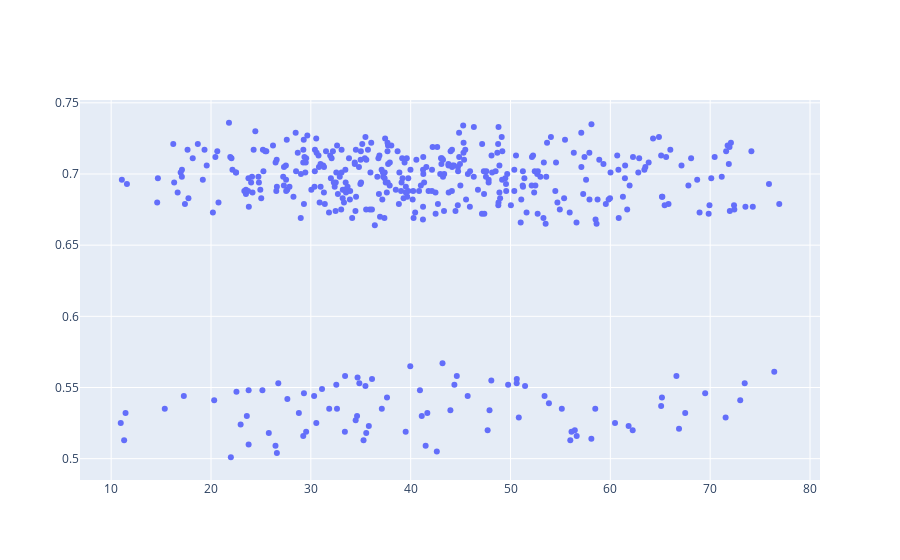

The notebook cell saved with this chart:
### Code cell
data_ev.groupby('lineas.kwh')["lineas.precioUnitario"].median()


trace1 = go.Scatter(
                    x = data_ev['lineas.kwh'],
                    y = data_ev['lineas.precioUnitario'],
                    name = 'precio unitacio',
                    mode = 'markers',


                    
                    
                    )
layout=go.Layout(
            xaxis= dict(title= 'kwh',ticklen= 5,zeroline= False),
              yaxis= dict(title= 'precioUnitario',ticklen= 5,zeroline= False)
)
fig = go.Figure(data = trace1)
iplot(fig)

### Figure 1 — Plotly figure (JSON) as saved in the notebook; plotly's stock layout.template omitted (floating-point values rounded to 4 significant figures; data arrays with more than 128 entries replaced by an {"elided": "..."} marker saying what was removed)
{"data": [{"mode": "markers", "name": "precio unitacio", "type": "scatter", "x": {"elided": "450 float values"}, "y": {"elided": "450 float values"}}], "layout": {}}
